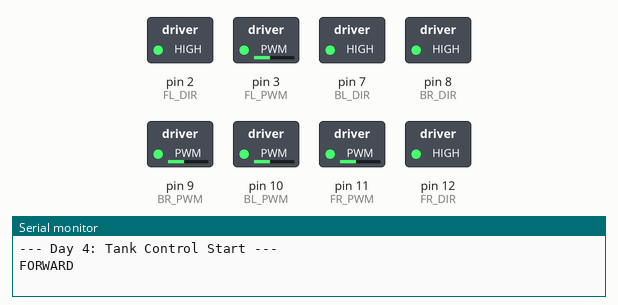
Recording of a sketch running on a simulated Arduino Uno, built with avr-gcc and run on an emulated ATmega328P. Shown: switched loads named in the sketch (green lamp = pin HIGH), the last lines printed to the serial monitor.

Above: at 3.05 s.
At 4.55 s:
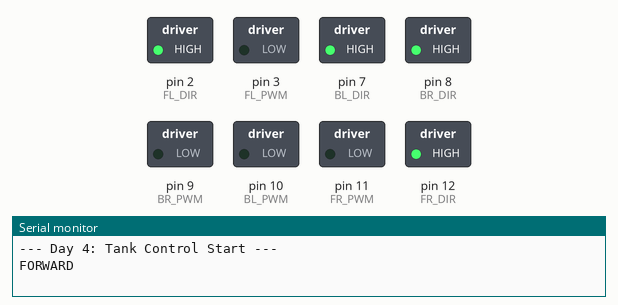
At 5.65 s:
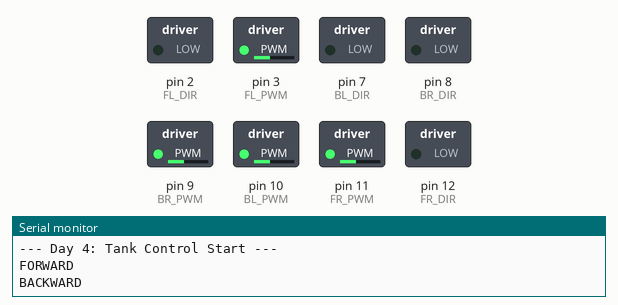
At 8.25 s:
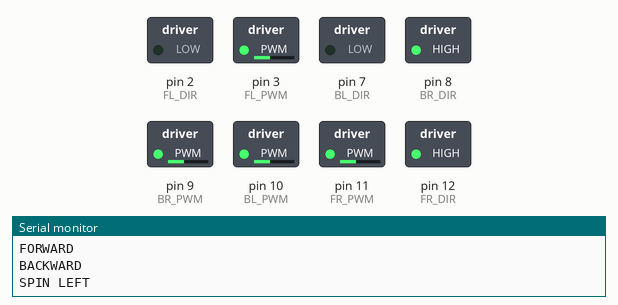
At 10.5 s:
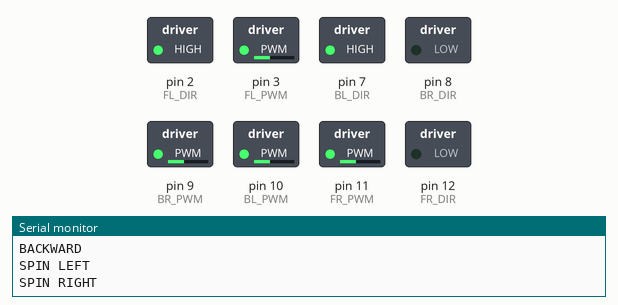
At 13.45 s:
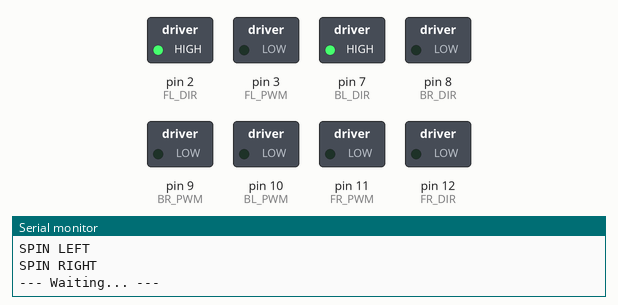
Timing chart, 0 to 16.7 s (numbered marks = the images above):
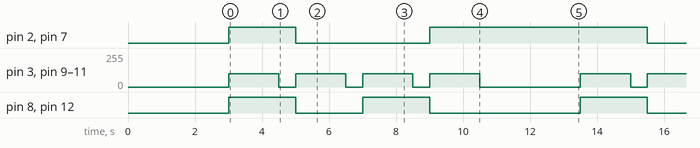

The sketch:

moving_forward_Back.ino
```cpp
/*
  Day 4: Omni Wheel Tank Control
  Goal: Forward, Backward, Turn Left, Turn Right.
*/

// --- Pin Definitions (From your Verification) ---
// Front Left
int FL_PWM = 3;   int FL_DIR = 2;
// Front Right
int FR_PWM = 11;  int FR_DIR = 12;
// Back Right
int BR_PWM = 9;   int BR_DIR = 8;
// Back Left
int BL_PWM = 10;  int BL_DIR = 7;

void setup() {
  pinMode(FL_PWM, OUTPUT); pinMode(FL_DIR, OUTPUT);
  pinMode(FR_PWM, OUTPUT); pinMode(FR_DIR, OUTPUT);
  pinMode(BR_PWM, OUTPUT); pinMode(BR_DIR, OUTPUT);
  pinMode(BL_PWM, OUTPUT); pinMode(BL_DIR, OUTPUT);

  Serial.begin(9600);
  Serial.println("--- Day 4: Tank Control Start ---");
  delay(3000);
}

void loop() {
  // 1. Move Forward
  Serial.println("FORWARD");
  moveTank(1, 1); // Left side Forward, Right side Forward
  delay(1500);
  stopRobot();
  delay(500);

  // 2. Move Backward
  Serial.println("BACKWARD");
  moveTank(-1, -1); // Left side Back, Right side Back
  delay(1500);
  stopRobot();
  delay(500);

  // 3. Spin Left (Rotate in place)
  Serial.println("SPIN LEFT");
  moveTank(-1, 1); // Left side Back, Right side Forward
  delay(1500);
  stopRobot();
  delay(500);

  // 4. Spin Right (Rotate in place)
  Serial.println("SPIN RIGHT");
  moveTank(1, -1); // Left side Forward, Right side Back
  delay(1500);
  stopRobot();

  Serial.println("--- Waiting... ---");
  delay(3000);
}

// --- Helper Function for Tank Drive ---
// leftInput: 1 (Fwd), -1 (Back)
// rightInput: 1 (Fwd), -1 (Back)
void moveTank(int leftInput, int rightInput) {
  // Control Left Side (Front Left + Back Left)
  setMotor(FL_PWM, FL_DIR, leftInput);
  setMotor(BL_PWM, BL_DIR, leftInput);

  // Control Right Side (Front Right + Back Right)
  setMotor(FR_PWM, FR_DIR, rightInput);
  setMotor(BR_PWM, BR_DIR, rightInput);
}

// Basic Motor Function
void setMotor(int pwmPin, int dirPin, int direction) {
  int speed = 100; // Speed 100/255

  if (direction == 1) {
    digitalWrite(dirPin, HIGH); // Forward
    analogWrite(pwmPin, speed);
  }
  else if (direction == -1) {
    digitalWrite(dirPin, LOW);  // Backward
    analogWrite(pwmPin, speed);
  }
  else {
    analogWrite(pwmPin, 0);     // Stop
  }
}

void stopRobot() {
  moveTank(0, 0);
}
```

Measured:
- by itself, pin 2 (FL_DIR), pin 7 (BL_DIR): repeats every 10.5 s: LOW 4.0 s, HIGH 6.5 s
- by itself, pin 8 (BR_DIR), pin 12 (FR_DIR): repeats every 10.5 s: LOW 2.0 s, HIGH 2.0 s, LOW 4.5 s, HIGH 2.0 s
- by itself, pin 3 (FL_PWM), pin 9 (BR_PWM), pin 10 (BL_PWM), pin 11 (FR_PWM): repeats every 10.5 s: 3 × (0/255 0.50 s, 100/255 1.5 s), 0/255 3.0 s, 100/255 1.5 s
